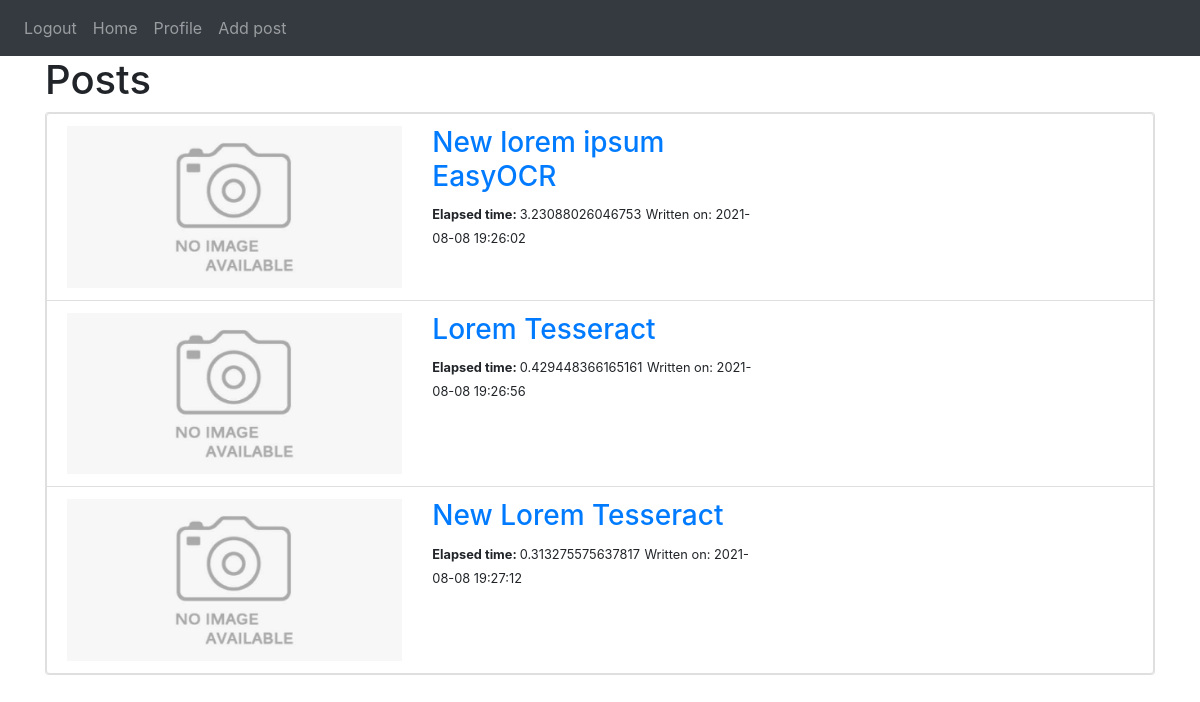
Page / (signed in) on the earlier database version.
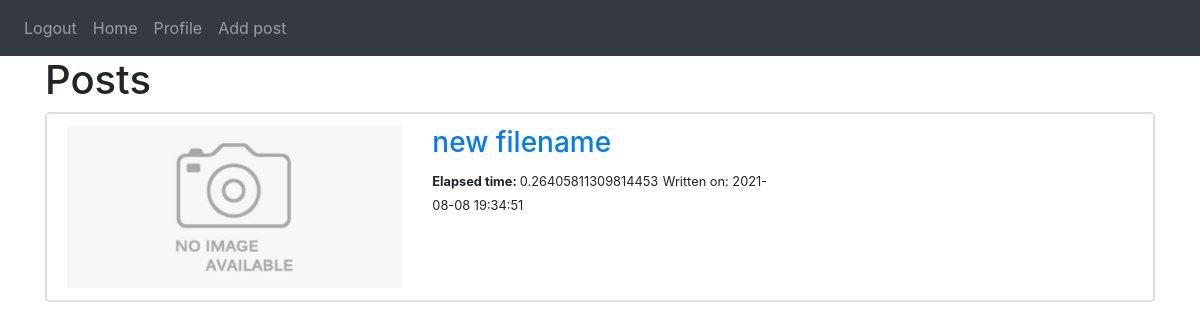
Same page on the later database version.
### website/models.py (models this page shows)
class Post(db.Model):
    id = db.Column(db.Integer, primary_key=True)
    img = db.Column(db.String(155))
    title = db.Column(db.String(155))
    data = db.Column(db.String(1024))
    type = db.Column(db.String(15))
    elapsed_time = db.Column(db.String(20))
    date = db.Column(db.DateTime(timezone=True), default=func.now())
    user_id = db.Column(db.Integer, db.ForeignKey('user.id'))

### website/views.py (the view)
@views.route('/', methods=['GET'])
@login_required
def home():
    posts = Post.query.all()
    return render_template("home.html", posts=posts, user=current_user)

### website/__init__.py (called while the page is built)
def create_app():
    app = Flask(__name__)
    app.config['SECRET_KEY'] = 'fdksljfaiiouoipfdus8879'
    app.config['SQLALCHEMY_DATABASE_URI'] = f'sqlite:///{DB_NAME}'
    db.init_app(app)
    from .views import views
    from .auth import auth
    app.register_blueprint(views, url_prefix='/')
    app.register_blueprint(auth, url_prefix='/')
    from .models import User, Post
    login_manager = LoginManager()
    login_manager.login_view = 'auth.login'
    login_manager.init_app(app)
    @login_manager.user_loader
    def load_user(id):
        return User.query.get(int(id))
    create_database(app)
    return app

### website/templates/home.html
{% extends "base.html" %} {% block title %} Home {% endblock %}
{% block content %}
<h1 allign="center">Posts</h1>
<div class="well">
    {% if posts is defined %}
    <div class="card">
        <ul class="list-group list-group-flash">
            {% for post in posts %}
            <li class="list-group-item">
                <div class="row">
                    <div class="col-md-4">
                        <img style="width:100%" src="/static/img/noimage.jpeg" alt="/static/img/noimage.jpeg" class="">
                    </div>
                    <div class="col-md-4">
                        <a href="/post/{{ post.id }}">
                            <h3>{{ post.title }}</h3>
                        </a>
                        <small><b>Elapsed time: </b> {{ post.elapsed_time }}</small>
                        <small>Written on: {{ post.date }}</small>
                    </div>
                </div>
            </li>
            {% endfor %}
        </ul>
    </div>
    {% endif %}
</div>
{% endblock %}

### website/templates/base.html (shortened to what this page needs)
<!DOCTYPE html>
<html>
<head>
    <link rel="stylesheet" href="https://stackpath.bootstrapcdn.com/bootstrap/4.4.1/css/bootstrap.min.css"
 />
    <link rel="stylesheet" href="https://stackpath.bootstrapcdn.com/font-awesome/4.7.0/css/font-awesome.min.css"
 />
</head>
<body>
    <nav class="navbar navbar-expand-lg navbar-dark bg-dark">
        <div class="collapse navbar-collapse" id="navbar">
            <div class="navbar-nav">
                {% if user.is_authenticated %}
                <a class="nav-item nav-link" id="logout" href="/logout">Logout</a>
                <a class="nav-item nav-link" id="home" href="/">Home</a>
                <a class="nav-item nav-link" id="home" href="/profile">Profile</a>
                <a class="nav-item nav-link" id="home" href="/add">Add post</a>
                {% else %}
                <a class="nav-item nav-link" id="login" href="/login">Login</a>
                <a class="nav-item nav-link" id="signUp" href="/sign-up">Sign Up</a>
                {% endif %}
            </div>
        </div>
    </nav>
    <div class="container">
        {% block content %} {% endblock %}
    </div>
</body>
</html>

Differences in the rows shown:
removed Post: title "New lorem ipsum EasyOCR", elapsed_time "3.23088026046753", date "2021-08-08 19:26:02"
removed Post: title "Lorem Tesseract", elapsed_time "0.429448366165161", date "2021-08-08 19:26:56"
removed Post: title "New Lorem Tesseract", elapsed_time "0.313275575637817", date "2021-08-08 19:27:12"
added Post: title "new filename", elapsed_time "0.26405811309814453", date "2021-08-08 19:34:51"
